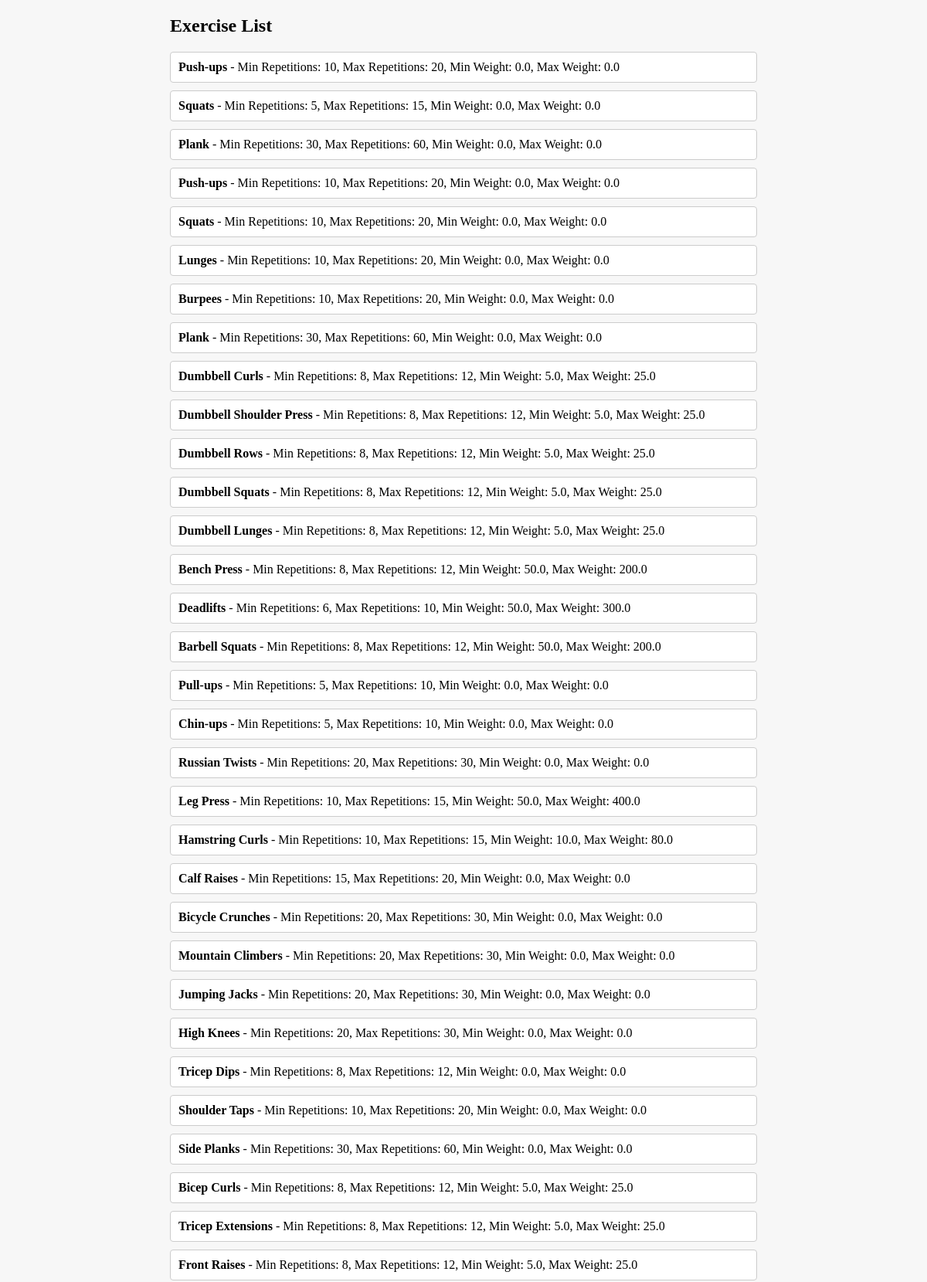
Screenshot of /exercises (upper part) with the database file from the repository.
### randomwalk_app.py (models this page shows, shortened)
class Exercise(db.Model):
    id = db.Column(db.Integer, primary_key=True)
    name = db.Column(db.String(100), nullable=False)
    min_repetitions = db.Column(db.Integer, nullable=False)
    max_repetitions = db.Column(db.Integer, nullable=False)
    min_weight = db.Column(db.Float, nullable=False)
    max_weight = db.Column(db.Float, nullable=False)

### randomwalk_app.py (the view)
@app.route('/exercises')
def get_exercises():
    all_exercises = Exercise.query.all()
    return render_template('exercises.html', exercises=all_exercises)

### templates/exercises.html (shortened to what this page needs)
<!DOCTYPE html>
<html>
<head>
</head>
<body>
    <div class="container">
        <h1>Exercise List</h1>
        <ul>
            {% for exercise in exercises %}
            <li>
                <span class="exercise-name">{{ exercise.name }}</span> -
                Min Repetitions: {{ exercise.min_repetitions }},
                Max Repetitions: {{ exercise.max_repetitions }},
                Min Weight: {{ exercise.min_weight }},
                Max Weight: {{ exercise.max_weight }}
            </li>
            {% endfor %}
        </ul>
    </div>
</body>
</html>

### templates/exercises.html (style rules this page uses)
* { margin: 0; padding: 0; box-sizing: border-box; }
body { background-color: #f7f7f7; }
.container { max-width: 800px; margin: 0 auto; padding: 20px; }
h1 { font-size: 24px; font-weight: bold; margin-bottom: 20px; }
ul { list-style-type: none; padding: 0; margin-bottom: 20px; }
li { background-color: #fff; border: 1px solid #ccc; border-radius: 4px; padding: 10px; margin-bottom: 10px; }
.exercise-name { font-weight: bold; margin-bottom: 5px; }

### rows the page displays
Exercise: name "Push-ups", min_repetitions "10", max_repetitions "20", min_weight "0.0", max_weight "0.0"
Exercise: name "Squats", min_repetitions "5", max_repetitions "15", min_weight "0.0", max_weight "0.0"
Exercise: name "Plank", min_repetitions "30", max_repetitions "60", min_weight "0.0", max_weight "0.0"
Exercise: name "Push-ups", min_repetitions "10", max_repetitions "20", min_weight "0.0", max_weight "0.0"
Exercise: name "Squats", min_repetitions "10", max_repetitions "20", min_weight "0.0", max_weight "0.0"
Exercise: name "Lunges", min_repetitions "10", max_repetitions "20", min_weight "0.0", max_weight "0.0"
Exercise: name "Burpees", min_repetitions "10", max_repetitions "20", min_weight "0.0", max_weight "0.0"
Exercise: name "Plank", min_repetitions "30", max_repetitions "60", min_weight "0.0", max_weight "0.0"
Exercise: name "Dumbbell Curls", min_repetitions "8", max_repetitions "12", min_weight "5.0", max_weight "25.0"
Exercise: name "Dumbbell Shoulder Press", min_repetitions "8", max_repetitions "12", min_weight "5.0", max_weight "25.0"
Exercise: name "Dumbbell Rows", min_repetitions "8", max_repetitions "12", min_weight "5.0", max_weight "25.0"
Exercise: name "Dumbbell Squats", min_repetitions "8", max_repetitions "12", min_weight "5.0", max_weight "25.0"
Exercise: name "Dumbbell Lunges", min_repetitions "8", max_repetitions "12", min_weight "5.0", max_weight "25.0"
Exercise: name "Bench Press", min_repetitions "8", max_repetitions "12", min_weight "50.0", max_weight "200.0"
Exercise: name "Deadlifts", min_repetitions "6", max_repetitions "10", min_weight "50.0", max_weight "300.0"
Exercise: name "Barbell Squats", min_repetitions "8", max_repetitions "12", min_weight "50.0", max_weight "200.0"
Exercise: name "Pull-ups", min_repetitions "5", max_repetitions "10", min_weight "0.0", max_weight "0.0"
Exercise: name "Chin-ups", min_repetitions "5", max_repetitions "10", min_weight "0.0", max_weight "0.0"
Exercise: name "Russian Twists", min_repetitions "20", max_repetitions "30", min_weight "0.0", max_weight "0.0"
Exercise: name "Leg Press", min_repetitions "10", max_repetitions "15", min_weight "50.0", max_weight "400.0"
Exercise: name "Hamstring Curls", min_repetitions "10", max_repetitions "15", min_weight "10.0", max_weight "80.0"
Exercise: name "Calf Raises", min_repetitions "15", max_repetitions "20", min_weight "0.0", max_weight "0.0"
Exercise: name "Bicycle Crunches", min_repetitions "20", max_repetitions "30", min_weight "0.0", max_weight "0.0"
Exercise: name "Mountain Climbers", min_repetitions "20", max_repetitions "30", min_weight "0.0", max_weight "0.0"
Exercise: name "Jumping Jacks", min_repetitions "20", max_repetitions "30", min_weight "0.0", max_weight "0.0"
Exercise: name "High Knees", min_repetitions "20", max_repetitions "30", min_weight "0.0", max_weight "0.0"
Exercise: name "Tricep Dips", min_repetitions "8", max_repetitions "12", min_weight "0.0", max_weight "0.0"
Exercise: name "Shoulder Taps", min_repetitions "10", max_repetitions "20", min_weight "0.0", max_weight "0.0"
Exercise: name "Side Planks", min_repetitions "30", max_repetitions "60", min_weight "0.0", max_weight "0.0"
Exercise: name "Bicep Curls", min_repetitions "8", max_repetitions "12", min_weight "5.0", max_weight "25.0"
Exercise: name "Tricep Extensions", min_repetitions "8", max_repetitions "12", min_weight "5.0", max_weight "25.0"
Exercise: name "Front Raises", min_repetitions "8", max_repetitions "12", min_weight "5.0", max_weight "25.0"
